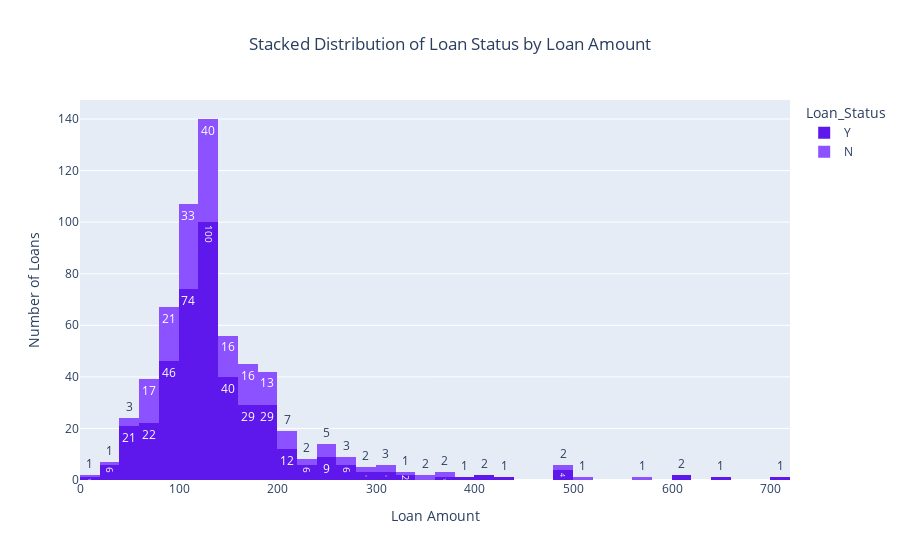

Notebook cell for this chart:
### Code cell
# Define categories and corresponding colors
categories = ['Y', 'N']
category_colors = ['#5E18EB', '#8C52FF']
color_mapping = {'Y': category_colors[0], 'N': category_colors[1]}

# Plot the histogram with LoanAmount on the x-axis and stacked Loan_Status
fig = px.histogram(loan,
                   x="LoanAmount",
                   color="Loan_Status",
                   color_discrete_map=color_mapping, 
                   barmode='stack',  
                   title='Stacked Distribution of Loan Status by Loan Amount',
                   labels={'LoanAmount': 'Loan Amount'},
                   text_auto=True)  

# Update layout for centering the title and adjusting y-axis title
fig.update_layout(title_x=0.5, yaxis_title='Number of Loans')

# Show the plot
fig.show()

### Figure 1 — Plotly figure (JSON) as saved in the notebook; plotly's stock layout.template omitted (floating-point values rounded to 4 significant figures; data arrays with more than 128 entries replaced by an {"elided": "..."} marker saying what was removed)
{"data": [{"alignmentgroup": "True", "bingroup": "x", "hovertemplate": "Loan_Status=Y<br>Loan Amount=%{x}<br>count=%{y}<extra></extra>", "legendgroup": "Y", "marker": {"color": "#5E18EB", "pattern": {"shape": ""}}, "name": "Y", "offsetgroup": "Y", "orientation": "v", "showlegend": true, "texttemplate": "%{value}", "type": "histogram", "x": {"elided": "422 int values"}, "xaxis": "x", "yaxis": "y"}, {"alignmentgroup": "True", "bingroup": "x", "hovertemplate": "Loan_Status=N<br>Loan Amount=%{x}<br>count=%{y}<extra></extra>", "legendgroup": "N", "marker": {"color": "#8C52FF", "pattern": {"shape": ""}}, "name": "N", "offsetgroup": "N", "orientation": "v", "showlegend": true, "texttemplate": "%{value}", "type": "histogram", "x": {"elided": "192 int values"}, "xaxis": "x", "yaxis": "y"}], "layout": {"barmode": "stack", "legend": {"title": {"text": "Loan_Status"}, "tracegroupgap": 0}, "title": {"text": "Stacked Distribution of Loan Status by Loan Amount", "x": 0.5}, "xaxis": {"anchor": "y", "domain": [0, 1], "title": {"text": "Loan Amount"}}, "yaxis": {"anchor": "x", "domain": [0, 1], "title": {"text": "Number of Loans"}}}}
